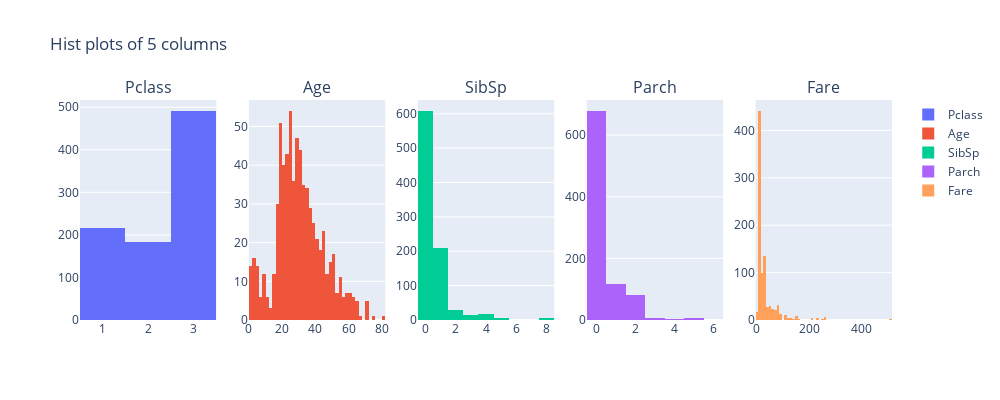

The code cell stored with this chart in its notebook:
### Code cell
fig = plot_distributions(df, "hist", num_cols)
fig.show()

### Figure 1 — Plotly figure (JSON) as saved in the notebook; plotly's stock layout.template omitted (floating-point values rounded to 4 significant figures; data arrays with more than 128 entries replaced by an {"elided": "..."} marker saying what was removed)
{"data": [{"name": "Pclass", "type": "histogram", "x": {"elided": "891 int values"}, "xaxis": "x", "yaxis": "y"}, {"name": "Age", "type": "histogram", "x": {"elided": "891 float values"}, "xaxis": "x2", "yaxis": "y2"}, {"name": "SibSp", "type": "histogram", "x": {"elided": "891 int values"}, "xaxis": "x3", "yaxis": "y3"}, {"name": "Parch", "type": "histogram", "x": {"elided": "891 int values"}, "xaxis": "x4", "yaxis": "y4"}, {"name": "Fare", "type": "histogram", "x": {"elided": "891 float values"}, "xaxis": "x5", "yaxis": "y5"}], "layout": {"annotations": [{"font": {"size": 16}, "showarrow": false, "text": "Pclass", "x": 0.084, "xanchor": "center", "xref": "paper", "y": 1, "yanchor": "bottom", "yref": "paper"}, {"font": {"size": 16}, "showarrow": false, "text": "Age", "x": 0.292, "xanchor": "center", "xref": "paper", "y": 1, "yanchor": "bottom", "yref": "paper"}, {"font": {"size": 16}, "showarrow": false, "text": "SibSp", "x": 0.5, "xanchor": "center", "xref": "paper", "y": 1, "yanchor": "bottom", "yref": "paper"}, {"font": {"size": 16}, "showarrow": false, "text": "Parch", "x": 0.708, "xanchor": "center", "xref": "paper", "y": 1, "yanchor": "bottom", "yref": "paper"}, {"font": {"size": 16}, "showarrow": false, "text": "Fare", "x": 0.916, "xanchor": "center", "xref": "paper", "y": 1, "yanchor": "bottom", "yref": "paper"}], "height": 400, "title": {"text": "Hist plots of 5 columns"}, "width": 1000, "xaxis": {"anchor": "y", "domain": [0, 0.168]}, "xaxis2": {"anchor": "y2", "domain": [0.208, 0.376]}, "xaxis3": {"anchor": "y3", "domain": [0.416, 0.584]}, "xaxis4": {"anchor": "y4", "domain": [0.624, 0.792]}, "xaxis5": {"anchor": "y5", "domain": [0.832, 1]}, "yaxis": {"anchor": "x", "domain": [0, 1]}, "yaxis2": {"anchor": "x2", "domain": [0, 1]}, "yaxis3": {"anchor": "x3", "domain": [0, 1]}, "yaxis4": {"anchor": "x4", "domain": [0, 1]}, "yaxis5": {"anchor": "x5", "domain": [0, 1]}}}
